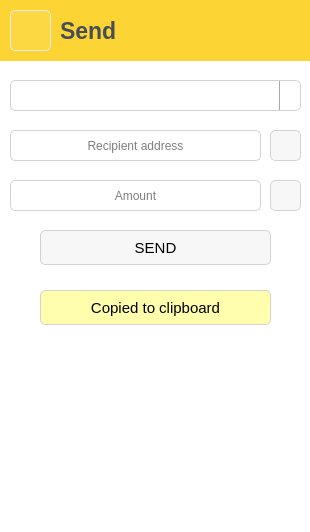
<?xml version="1.0" encoding="UTF-8"?>
<ui version="4.0">
 <class>PageSend</class>
 <widget class="QWidget" name="PageSend">
  <property name="geometry">
   <rect>
    <x>0</x>
    <y>0</y>
    <width>310</width>
    <height>532</height>
   </rect>
  </property>
  <property name="windowTitle">
   <string>Form</string>
  </property>
  <property name="styleSheet">
   <string notr="true">background: #FFFFFF;
color: rgb(0, 0, 0);</string>
  </property>
  <widget class="QFrame" name="headerFrame">
   <property name="geometry">
    <rect>
     <x>0</x>
     <y>0</y>
     <width>311</width>
     <height>61</height>
    </rect>
   </property>
   <property name="autoFillBackground">
    <bool>false</bool>
   </property>
   <property name="styleSheet">
    <string notr="true">background-color: #FCD535;</string>
   </property>
   <property name="frameShape">
    <enum>QFrame::NoFrame</enum>
   </property>
   <property name="frameShadow">
    <enum>QFrame::Plain</enum>
   </property>
   <widget class="QLabel" name="titleLabel">
    <property name="geometry">
     <rect>
      <x>60</x>
      <y>10</y>
      <width>131</width>
      <height>41</height>
     </rect>
    </property>
    <property name="sizePolicy">
     <sizepolicy hsizetype="MinimumExpanding" vsizetype="MinimumExpanding">
      <horstretch>0</horstretch>
      <verstretch>0</verstretch>
     </sizepolicy>
    </property>
    <property name="font">
     <font>
      <pointsize>17</pointsize>
      <bold>true</bold>
     </font>
    </property>
    <property name="styleSheet">
     <string notr="true">color: #474D57;</string>
    </property>
    <property name="text">
     <string>Send</string>
    </property>
    <property name="scaledContents">
     <bool>false</bool>
    </property>
   </widget>
   <widget class="QPushButton" name="backPushButton">
    <property name="geometry">
     <rect>
      <x>10</x>
      <y>10</y>
      <width>41</width>
      <height>41</height>
     </rect>
    </property>
    <property name="focusPolicy">
     <enum>Qt::NoFocus</enum>
    </property>
    <property name="styleSheet">
     <string notr="true">QPushButton {
	border-style: solid;
	background-color: rgba(255, 255, 255, 16);
	border-radius: 5px;
	border-width: 1px;
	border-color: rgb(235,235,235);
}
QPushButton:hover {
    background-color: rgba(255, 255, 255, 64);
}

QPushButton:pressed {
    background-color: rgba(255, 255, 255, 128);
}</string>
    </property>
    <property name="text">
     <string/>
    </property>
    <property name="icon">
     <iconset resource="../../../../res.qrc">
      <normaloff>:/res/ic/res/ic/arowLeft.png</normaloff>:/res/ic/res/ic/arowLeft.png</iconset>
    </property>
    <property name="iconSize">
     <size>
      <width>16</width>
      <height>16</height>
     </size>
    </property>
    <property name="checkable">
     <bool>false</bool>
    </property>
   </widget>
  </widget>
  <widget class="QComboBox" name="tokenComboBox">
   <property name="geometry">
    <rect>
     <x>10</x>
     <y>80</y>
     <width>291</width>
     <height>31</height>
    </rect>
   </property>
   <property name="sizePolicy">
    <sizepolicy hsizetype="Minimum" vsizetype="MinimumExpanding">
     <horstretch>0</horstretch>
     <verstretch>0</verstretch>
    </sizepolicy>
   </property>
   <property name="minimumSize">
    <size>
     <width>0</width>
     <height>0</height>
    </size>
   </property>
   <property name="styleSheet">
    <string notr="true">QComboBox {
    border: 1px solid lightgray;
    border-radius: 5px;
    padding: 1px 18px 1px 3px;
    min-width: 6em; 
}
QComboBox:on { /* shift the text when the popup opens */
    padding-top: 3px;
    padding-left: 4px;
}
QComboBox::drop-down {
    subcontrol-origin: padding;
    subcontrol-position: top right;
    width: 20px;

    border-left-width: 1px;
    border-left-color: darkgray;
    border-left-style: solid; /* just a single line */
    border-top-right-radius: 5px; /* same radius as the QComboBox */
    border-bottom-right-radius: 5px;
}
QComboBox::drop-down::hover {
	background-color: rgba(0, 0, 0, 16);
}
QComboBox::drop-down::pressed {
    background-color: rgba(0, 0, 0, 64);
}
QComboBox::down-arrow {
    image: url(:/res/ic/res/ic/dropDownArrow.png);
	width: 12px;
    height: 12px;
}
QComboBox::down-arrow:on { /* shift the arrow when popup is open */
    top: 1px;
    left: 1px;
}
QListView::item {
	height: 31px;
	background-color: white;
	color: black;
}
QListView::item:selected:!active, QListView::item:selected:active {
	background-color: lightgrey;
	color: black;
}
QListView::item::hover {
	background-color: grey;
	/*font: url(:/Resources/Fonts/GameJam.ttf);*/
	color: black;
}
</string>
   </property>
   <property name="insertPolicy">
    <enum>QComboBox::NoInsert</enum>
   </property>
   <property name="sizeAdjustPolicy">
    <enum>QComboBox::AdjustToContentsOnFirstShow</enum>
   </property>
   <property name="iconSize">
    <size>
     <width>24</width>
     <height>24</height>
    </size>
   </property>
   <property name="frame">
    <bool>false</bool>
   </property>
  </widget>
  <widget class="QLineEdit" name="recipientAddressLineEdit">
   <property name="geometry">
    <rect>
     <x>10</x>
     <y>130</y>
     <width>251</width>
     <height>31</height>
    </rect>
   </property>
   <property name="styleSheet">
    <string notr="true">QLineEdit[text=&quot;&quot;]{ 
	color:gray;
 }
QLineEdit{ 
	color:black; 
	border-style: solid;
	border-radius: 5px;
	border-width: 1px;
	border-color: lightgrey;
    padding-left: 4px;
    padding-right: 4px;	
}
</string>
   </property>
   <property name="inputMethodHints">
    <set>Qt::ImhLatinOnly|Qt::ImhNoAutoUppercase|Qt::ImhNoPredictiveText|Qt::ImhPreferLatin</set>
   </property>
   <property name="maxLength">
    <number>256</number>
   </property>
   <property name="frame">
    <bool>false</bool>
   </property>
   <property name="alignment">
    <set>Qt::AlignCenter</set>
   </property>
   <property name="placeholderText">
    <string>Recipient address</string>
   </property>
   <property name="clearButtonEnabled">
    <bool>true</bool>
   </property>
  </widget>
  <widget class="QLineEdit" name="amountLineEdit">
   <property name="geometry">
    <rect>
     <x>10</x>
     <y>180</y>
     <width>251</width>
     <height>31</height>
    </rect>
   </property>
   <property name="styleSheet">
    <string notr="true">QLineEdit[text=&quot;&quot;]{ 
	color:gray;
 }
QLineEdit{ 
	color:black; 
	border-style: solid;
	border-radius: 5px;
	border-width: 1px;
	border-color: lightgrey;
    padding-left: 4px;
    padding-right: 4px;	
}
</string>
   </property>
   <property name="maxLength">
    <number>16</number>
   </property>
   <property name="frame">
    <bool>false</bool>
   </property>
   <property name="alignment">
    <set>Qt::AlignCenter</set>
   </property>
   <property name="placeholderText">
    <string>Amount</string>
   </property>
   <property name="clearButtonEnabled">
    <bool>true</bool>
   </property>
  </widget>
  <widget class="QPushButton" name="qrPushButton">
   <property name="geometry">
    <rect>
     <x>270</x>
     <y>130</y>
     <width>31</width>
     <height>31</height>
    </rect>
   </property>
   <property name="focusPolicy">
    <enum>Qt::NoFocus</enum>
   </property>
   <property name="styleSheet">
    <string notr="true">QPushButton {
	border-style: solid;
	background-color: rgba(0, 0, 0, 8);
	border-radius: 5px;
	border-width: 1px;
	border-color: lightgrey;
}
QPushButton:hover {
    background-color: rgba(0, 0, 0, 16);
}

QPushButton:pressed {
    background-color: rgba(0, 0, 0, 64);
}</string>
   </property>
   <property name="text">
    <string/>
   </property>
   <property name="icon">
    <iconset resource="../../../../res.qrc">
     <normaloff>:/res/ic/res/ic/qr.png</normaloff>:/res/ic/res/ic/qr.png</iconset>
   </property>
   <property name="iconSize">
    <size>
     <width>24</width>
     <height>24</height>
    </size>
   </property>
  </widget>
  <widget class="QPushButton" name="maximumPushButton">
   <property name="geometry">
    <rect>
     <x>270</x>
     <y>180</y>
     <width>31</width>
     <height>31</height>
    </rect>
   </property>
   <property name="focusPolicy">
    <enum>Qt::NoFocus</enum>
   </property>
   <property name="styleSheet">
    <string notr="true">QPushButton {
	border-style: solid;
	background-color: rgba(0, 0, 0, 8);
	border-radius: 5px;
	border-width: 1px;
	border-color: lightgrey;
}
QPushButton:hover {
    background-color: rgba(0, 0, 0, 16);
}

QPushButton:pressed {
    background-color: rgba(0, 0, 0, 64);
}</string>
   </property>
   <property name="text">
    <string/>
   </property>
   <property name="icon">
    <iconset resource="../../../../res.qrc">
     <normaloff>:/res/ic/res/ic/max.png</normaloff>:/res/ic/res/ic/max.png</iconset>
   </property>
   <property name="iconSize">
    <size>
     <width>24</width>
     <height>24</height>
    </size>
   </property>
  </widget>
  <widget class="QPushButton" name="sendPushButton">
   <property name="geometry">
    <rect>
     <x>40</x>
     <y>230</y>
     <width>231</width>
     <height>35</height>
    </rect>
   </property>
   <property name="font">
    <font>
     <pointsize>11</pointsize>
    </font>
   </property>
   <property name="focusPolicy">
    <enum>Qt::NoFocus</enum>
   </property>
   <property name="styleSheet">
    <string notr="true">QPushButton {
	border-style: solid;
	background-color: rgba(0, 0, 0, 8);
	border-radius: 5px;
	border-width: 1px;
	border-color: lightgrey;
}
QPushButton:hover {
    background-color: rgba(0, 0, 0, 16);
}

QPushButton:pressed {
    background-color: rgba(0, 0, 0, 64);
}</string>
   </property>
   <property name="text">
    <string>SEND</string>
   </property>
   <property name="iconSize">
    <size>
     <width>16</width>
     <height>16</height>
    </size>
   </property>
   <property name="checkable">
    <bool>false</bool>
   </property>
  </widget>
  <widget class="QLabel" name="sendingLabel">
   <property name="geometry">
    <rect>
     <x>40</x>
     <y>290</y>
     <width>231</width>
     <height>35</height>
    </rect>
   </property>
   <property name="font">
    <font>
     <pointsize>11</pointsize>
    </font>
   </property>
   <property name="autoFillBackground">
    <bool>false</bool>
   </property>
   <property name="styleSheet">
    <string notr="true">border-style: solid;
border-radius: 5px;
border-width: 1px;
border-color: lightgrey;
background-color: rgb(255, 254, 173);</string>
   </property>
   <property name="text">
    <string>Copied to clipboard</string>
   </property>
   <property name="alignment">
    <set>Qt::AlignCenter</set>
   </property>
   <property name="textInteractionFlags">
    <set>Qt::NoTextInteraction</set>
   </property>
  </widget>
 </widget>
 <resources>
  <include location="../../../../res.qrc"/>
 </resources>
 <connections/>
</ui>
